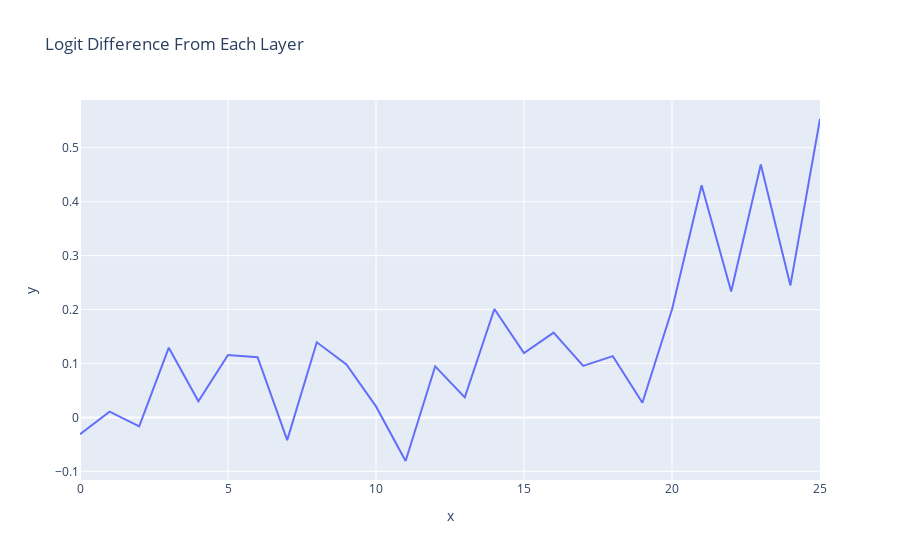

Source (notebook cell):
### Markdown cell above
#### Layer Attribution

### Code cell
per_layer_residual, labels = pos_cache.decompose_resid(layer=-1, pos_slice=-1, return_labels=True)
per_layer_logit_diffs = residual_stack_to_logit_diff(per_layer_residual, pos_cache)

line(per_layer_logit_diffs, hover_name=labels, title="Logit Difference From Each Layer")

### Figure 1 — Plotly figure (JSON) as saved in the notebook; plotly's stock layout.template omitted (floating-point values rounded to 4 significant figures)
{"data": [{"hovertemplate": "<b>%{hovertext}</b><br><br>x=%{x}<br>y=%{y}<extra></extra>", "hovertext": ["embed", "pos_embed", "0_attn_out", "0_mlp_out", "1_attn_out", "1_mlp_out", "2_attn_out", "2_mlp_out", "3_attn_out", "3_mlp_out", "4_attn_out", "4_mlp_out", "5_attn_out", "5_mlp_out", "6_attn_out", "6_mlp_out", "7_attn_out", "7_mlp_out", "8_attn_out", "8_mlp_out", "9_attn_out", "9_mlp_out", "10_attn_out", "10_mlp_out", "11_attn_out", "11_mlp_out"], "legendgroup": "", "line": {"color": "#636efa", "dash": "solid"}, "marker": {"symbol": "circle"}, "mode": "lines", "name": "", "orientation": "v", "showlegend": false, "type": "scatter", "x": [0, 1, 2, 3, 4, 5, 6, 7, 8, 9, 10, 11, 12, 13, 14, 15, 16, 17, 18, 19, 20, 21, 22, 23, 24, 25], "xaxis": "x", "y": [-0.03101, 0.01059, -0.01649, 0.1294, 0.02995, 0.1158, 0.1117, -0.04207, 0.1393, 0.09842, 0.02043, -0.08082, 0.09478, 0.03706, 0.201, 0.1193, 0.1574, 0.09563, 0.1137, 0.02732, 0.2, 0.4303, 0.2336, 0.469, 0.2448, 0.5534], "yaxis": "y"}], "layout": {"legend": {"tracegroupgap": 0}, "title": {"text": "Logit Difference From Each Layer"}, "xaxis": {"anchor": "y", "domain": [0, 1], "title": {"text": "x"}}, "yaxis": {"anchor": "x", "domain": [0, 1], "title": {"text": "y"}}}}
